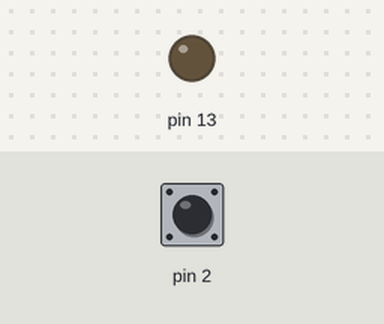
The sketch below on a simulated Arduino Uno, built with avr-gcc and run on an emulated ATmega328P. Shown: output pins drawn as LEDs (lit = HIGH). The test bench sets the inputs (shaded band); at power-on: pin 2 HIGH.

Above: at 1.2 s.
1.3 s: pin 2 pulsed LOW 5 times (0.12 s each, 0.3 s apart)
At 2.7 s:
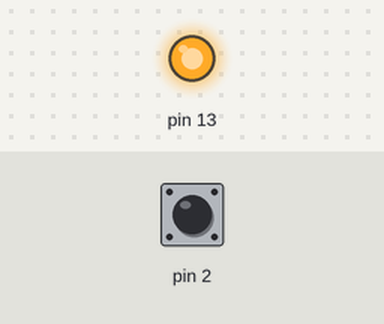
4.3 s: pin 2 pulled LOW for 0.15 s
At 5.7 s:
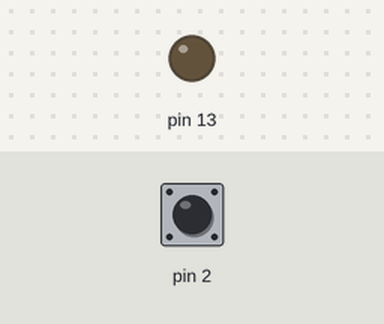
Timing chart, 0 to 7.3 s (numbered marks = the images above; inputs shaded):
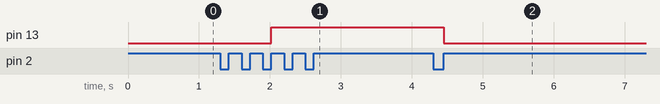

The sketch:

sketch_Interrupt_register.ino
```cpp
/*
                                Technical explanation:

Info primary Block (of 4 bits):

      Dec        Bin          Hex
       0           0          0x0
       1           1          0x1
       2          10          0x2
       3          11          0x3
       4         100          0x4
       5         101          0x5
       6         110          0x6
       7         111          0x7
       8        1000          0x8
       9        1001          0x9
      10        1010          0xA
      11        1011          0xB
      12        1100          0xC
      13        1101          0xD
      14        1110          0xE
      15        1111          0xF

  then you can conbine two blocks...
    8 bits value  -->   0x3D ---> (11+1101) ---> 111101

    And so... with Hexadecimal you can handle 8 bits value in a more human "friendly way"....
    that why memory is often written in hexadecimal rather than binary 0x3D vs B111101
    specially on 32 or 64bits registers...
    4 bits  -> 0xF
    8 bits  -> 0xFF
    16 bits -> 0xFFFF
    32 bits -> 0xFFFFFFFF
    64 bits -> 0xFFFFFFFFFFFFFFFF
    no way to remind a radom 64bits number sequence in binary:
    B1111111111011111101011111110101101111111111111111111111111111111
    crazy... but not for computers... and that's computing !

    By the way the human can create smarter machine than himself
    but can machines create humans smarter than machine too ?

---------------------------------------------------------------------------------------

                     The 8 bits "on chip" REGISTER mystery.

exemple of 8 bits RAM memory on microcontroler or 8 bits computer:

physical adress       data        value
            0x0       00000000
            0x1       00000000
            0x2       00000000
            0x3       01110010 --> 0x72
            0x4       00000000
            0x5       00000000
            0x6       00000000


c/c++ Hardware physical register definition and manipulation:

-------------------------------------------------------------
code:
volatile uint8_t* pointer_register = (volatile uint8_t*) 0x3;
-------------------------------------------------------------

    if you extract the value at 0x3 (physical adress register on ram)
    you get he value 0x72 -> ( 114 in decimal )"

-------------------------------------------------------------
code:
Serial.println(*pointer_register,DEC);
-------------------------------------------------------------

        you get the value 114 printed on Serial
        from            *pointer_register
   ( classic variable value from c/c++ pointer adress )

*/


/*
   Start of the arduino code.
   Setting the 8 bits register of the chip ATMEGA328P U (Arduino Uno)
   for interrupt on INT0 (PD2).
*/

//Output pin D physical adress definition
volatile uint8_t* _PIND = (volatile uint8_t*) 0x29;// pin status and config
volatile uint8_t* _DDRD = (volatile uint8_t*) 0x2A;// port direction
volatile uint8_t* _PORTD = (volatile uint8_t*) 0x2B;// pin set or reset

//Output pin B physical adress definition
volatile uint8_t* _PINB = (volatile uint8_t*) 0x23;// pin status and config
volatile uint8_t* _DDRB = (volatile uint8_t*) 0x24;// port direction
volatile uint8_t* _PORTB = (volatile uint8_t*) 0x25;// pin set or reset

//Interrupt REGISTER settings physical adress definition
volatile uint8_t* _SREG = (volatile uint8_t*) 0x5F;  // Global interupt
volatile uint8_t* _EICRA = (volatile uint8_t*) 0x69; // Raising or Falling edge or other
volatile uint8_t* _EIMSK = (volatile uint8_t*) 0x3D; // int0 or int1

volatile uint8_t flag = 0; // global variable C++ optimisation disabled (volatile).

void setup() {

  Serial.begin(9600);

  // Set input button and pull-up mode.
  *_DDRD &= ~0x4; // set PD2 as an input.
  *_PORTD |= 0x4; // pullup mode (20k in series internal before switch).

  *_DDRB |= 0x20; //set PB5 as an output.

  // Config interrupt.
  *_SREG |= 0x80; // enable globla interrupt always on by default (just for exemple).
  // Serial.println("SREG");
  // Serial.println(*_SREG, HEX);
  // delay(500);

  *_EICRA &= ~0xf;
  *_EICRA |= 0x3; // Interrupt in raising-edge mode.
  // Serial.println("EICRA");
  // Serial.println(*_EICRA, HEX);
  // delay(500);


  *_EIMSK |= 0x1; // int0 enabled on PD2.
  // Serial.println("EIMSK");
  // Serial.println(*_EIMSK, HEX);
  // delay(500);

}

void loop() {
  // Serial.println(*_PINB, HEX);

  delay(700);

}

// Poor debonce will be inprove not the subject of the study.
ISR(INT0_vect) {
  if (flag < 5) {
    flag++;
  }
  if (flag >=3) {
    *_PORTB ^= 0x20;
    //Serial.println("Trigger");
    flag = 0;
  }
}
```

Measured:
- after the input at 1.3 s, pin 13: LOW → HIGH after 0.72 s
- after the input at 4.3 s, pin 13: HIGH → LOW after 0.15 s
